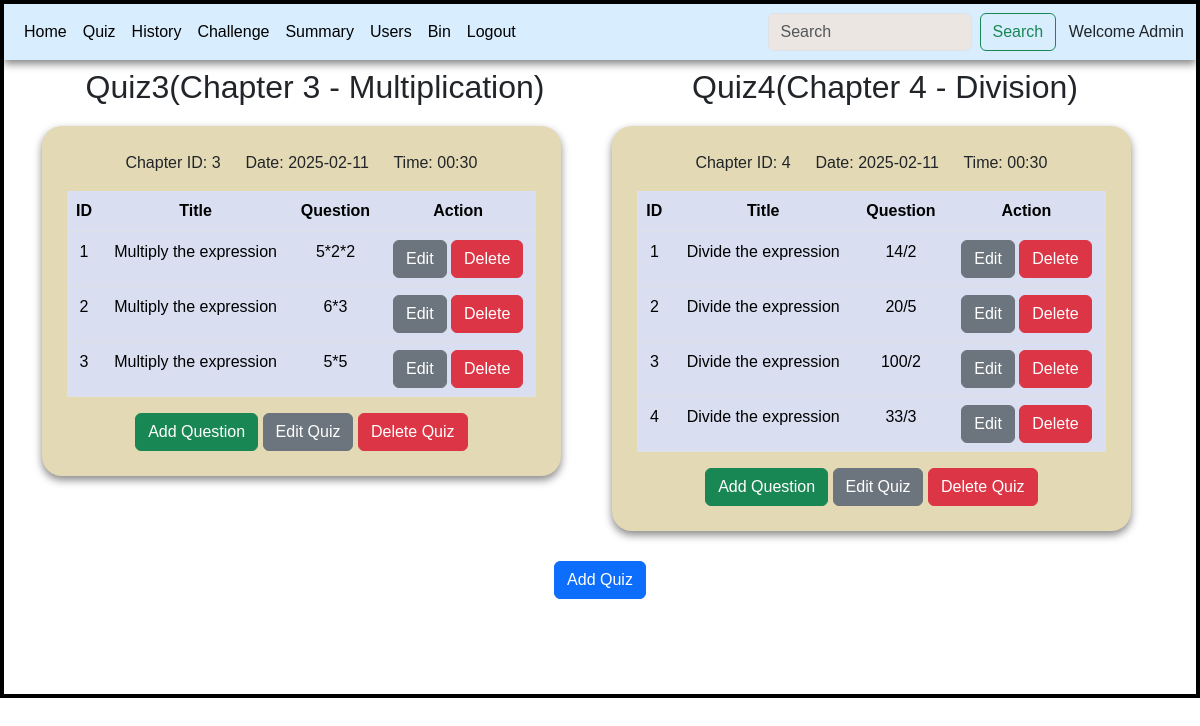
Page /quizmantemp on the earlier database version.
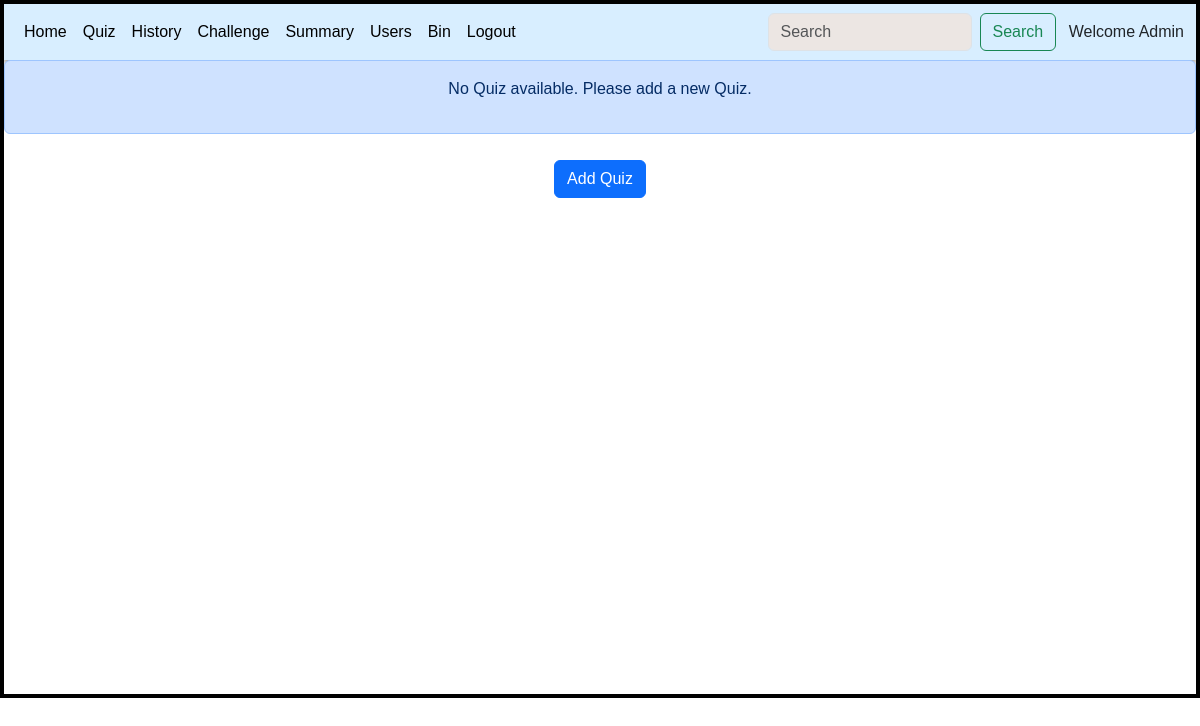
Same page on the later database version.
### controllers/models.py (models this page shows)
class Quiz(db.Model):
    id = db.Column(db.Integer, primary_key=True)
    chapter_id = db.Column(db.Integer, db.ForeignKey('chapter.id'), nullable=False)
    date = db.Column(db.Date(), nullable=False)
    time = db.Column(db.String(10), nullable=False)
    status = db.Column(db.String())
    questions = db.relationship('Question', backref='quiz')

class Chapter(db.Model):
    id = db.Column(db.Integer, primary_key=True)
    subject_id = db.Column(db.Integer, db.ForeignKey('subject.id'), nullable=False)
    name = db.Column(db.String(), nullable=False)
    description = db.Column(db.String(), nullable=True)
    quizzes = db.relationship('Quiz', backref='chapter')

class Question(db.Model):
    id = db.Column(db.Integer, primary_key=True)
    quiz_id = db.Column(db.Integer, db.ForeignKey('quiz.id'), nullable=False)
    question_id = db.Column(db.String(), nullable=False)
    title = db.Column(db.String(), nullable=False)
    question_statement = db.Column(db.String(), nullable=False)
    option1 = db.Column(db.String(), nullable=False)
    option2 = db.Column(db.String(), nullable=False)
    option3 = db.Column(db.String(), nullable=False)
    option4 = db.Column(db.String(), nullable=False)
    correct_option = db.Column(db.Integer, nullable=False)

### controllers/main.py (the view, shortened to what this page needs)
@app.route('/quizmantemp')
def quizmantemp():
    quizes = Quiz.query.filter(Quiz.date >= date.today()).all()
    if 'emsg' in request.args:
        emsg = request.args.get('emsg')
        return render_template('quiz_management.html',quizes=quizes,emsg=emsg)
    if quizes:
        if 'statusmsg' in request.args:
            emsg = request.args.get('statusmsg')
            return render_template('quiz_management.html',quizes=quizes,emsg=emsg)
        return render_template('quiz_management.html',quizes=quizes)
    else:
        return render_template('quiz_management.html',quizes=[])

### templates/quiz_management.html (shortened to what this page needs)
<!DOCTYPE html>
<html lang="en">
<head>
    <link rel="stylesheet" href="/static/style.css">
    <link href="https://cdn.jsdelivr.net/npm/bootstrap@5.3.3/dist/css/bootstrap.min.css" rel="stylesheet">
</head>
<body>
    <div id="main">
        <div id="canvas">
          <nav class="navbar navbar-expand-lg bg-body-dark" id="nav">
                <div class="container-fluid">
                  <div class="collapse navbar-collapse" id="navbarSupportedContent">
                    <ul class="navbar-nav me-auto mb-2 mb-lg-0">
                      <li class="nav-item">
                        <a class="nav-link active" aria-current="page" href="/admin">Home</a>
                      </li>
                      <li class="nav-item">
                        <a class="nav-link active" aria-current="page" href="/quizmantemp">Quiz</a>
                      </li>
                      <li class="nav-item">
                        <a class="nav-link active" aria-current="page" href="/history">History</a>
                      </li>
                      <li class="nav-item">
                        <a class="nav-link active" aria-current="page" href="/challengeque">Challenge</a>
                      </li>
                      <li class="nav-item">
                        <a class="nav-link active" aria-current="page" href="/adminsummary">Summary</a>
                      </li>
                      <li class="nav-item">
                        <a class="nav-link active" aria-current="page" href="/usersdata">Users</a>
                      </li>
                      <li class="nav-item">
                        <a class="nav-link active" aria-current="page" href="/bin">Bin</a>
                      </li>
                      <li class="nav-item">
                        <a class="nav-link active" aria-current="page" href="/">Logout</a>
                      </li>
                    </ul>
                    <form class="d-flex" action="/adminsearch/qm">
                      <input class="form-control me-2" type="search" placeholder="Search" aria-label="Search" name="search_word" style="background-color: #ece6e3;">
                      <button class="btn btn-outline-success" type="submit">Search</button>
                    </form>
                  </div>
                  <span>&ensp; Welcome Admin</span>
                </div>
              </nav>
              <div class="container">
                {% if quizes %}
                <div class="row">
                  {% for quiz in quizes %}
                  <div class="col-md-6">
                      <h2 class="text-center mt-2">Quiz{{quiz.id}}({{quiz.chapter.name}})</h2>
                    <div class="table-div">
                      <p class="text-center">Chapter ID: {{ quiz.chapter.id }} &ensp;&ensp; Date: {{quiz.date}} &ensp;&ensp; Time: {{quiz.time}}</p>
                      <table class="table table-hover">
                        <thead>
                          <tr>
                            <th scope="col">ID</th>
                            <th scope="col">Title</th>
                            <th scope="col">Question</th>
                            <th scope="col">Action</th>
                          </tr>
                        </thead>
                        <tbody>
                          {% for question in quiz.questions %}
                            <tr>
                              <td>{{ question.question_id }}</td>
                              <td><a href="/view_question/{{ question.id }}" class="links">{{ question.title }}</a></td>
                              <td>{{ question.question_statement }}</td>
                              <td>
                                  <a href='/editquestion/{{question.question_id}}/{{quiz.id}}' class="btn btn-secondary">Edit</a>
                                  <a href='/deletequestion/{{question.id}}' class="btn btn-danger">Delete</a>
                              </td>
                            </tr>
                          {% endfor %}
                        </tbody>
                      </table>
                      <div class="text-center">
                        <a href="/addquestion/{{ quiz.id }}" class="btn btn-success">Add Question</a>
                        <a href="/editquiz/{{ quiz.id }}" class="btn btn-secondary">Edit Quiz</a>
                        <a href="/deletequiz/{{ quiz.id }}" class="btn btn-danger">Delete Quiz</a>
                      </div>
                    </div>
                  </div>
                  {% endfor %}
                </div>
                {% endif %}
              </div>
              {% if not quizes and not emsg %}
              <div class="alert alert-primary text-center">
                <p>No Quiz available. Please add a new Quiz.</p>
              </div>
              {% endif %}
              <div class="text-center">
                <a href="/addquiz" class="btn btn-primary" style="position: relative;; margin-top: 10px;">Add Quiz</a>
              </div>
        </div>
    </div>
</body>
</html>

### static/style.css (style rules this page uses)
* { margin: 0px; font-family: 'Gill Sans', 'Gill Sans MT', Calibri, 'Trebuchet MS', sans-serif; }
#main, #canvas { border: 2px solid black; }
#canvas { margin: auto; min-height: 694px; position: relative; }
#nav { background-color: #d8eeff; box-shadow: 0 4px 8px rgba(0, 0, 0, 0.477); }

Differences in the rows shown:
removed Quiz: id "3", chapter.name "Chapter 3 - Multiplication", chapter.id "3", date "2025-02-11", time "00:30"
removed Question: question_id "1", title "Multiply the expression", question_statement "5*2*2", shown under "3"
removed Question: question_id "2", title "Multiply the expression", question_statement "6*3", shown under "3"
removed Question: question_id "3", title "Multiply the expression", question_statement "5*5"
removed Quiz: id "4", chapter.name "Chapter 4 - Division", chapter.id "4", date "2025-02-11", time "00:30"
removed Question: question_id "1", title "Divide the expression", question_statement "14/2", shown under "4"
removed Question: question_id "2", title "Divide the expression", question_statement "20/5", shown under "4"
removed Question: question_id "3", title "Divide the expression", question_statement "100/2", shown under "4"
removed Question: question_id "4", title "Divide the expression", question_statement "33/3"
Other differences:
text now shown: "No Quiz available. Please add a new Quiz."
